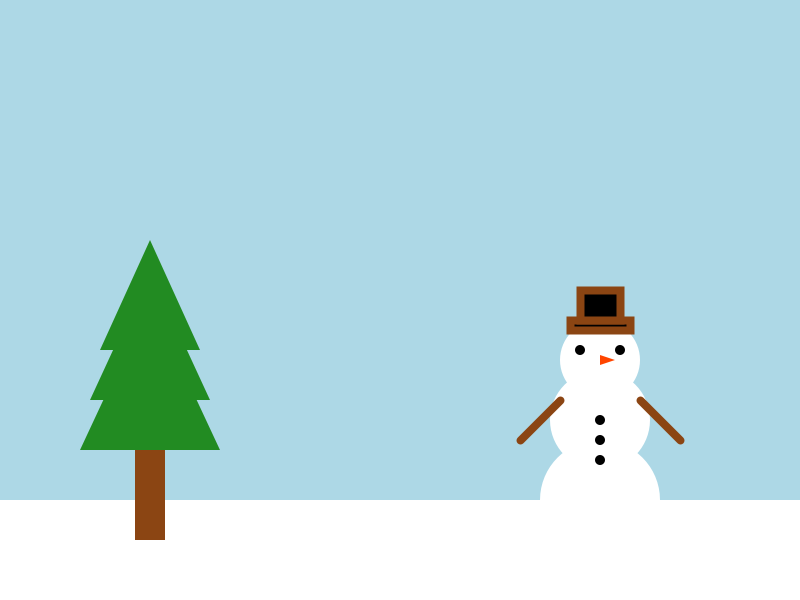
Frame 1 (no input)
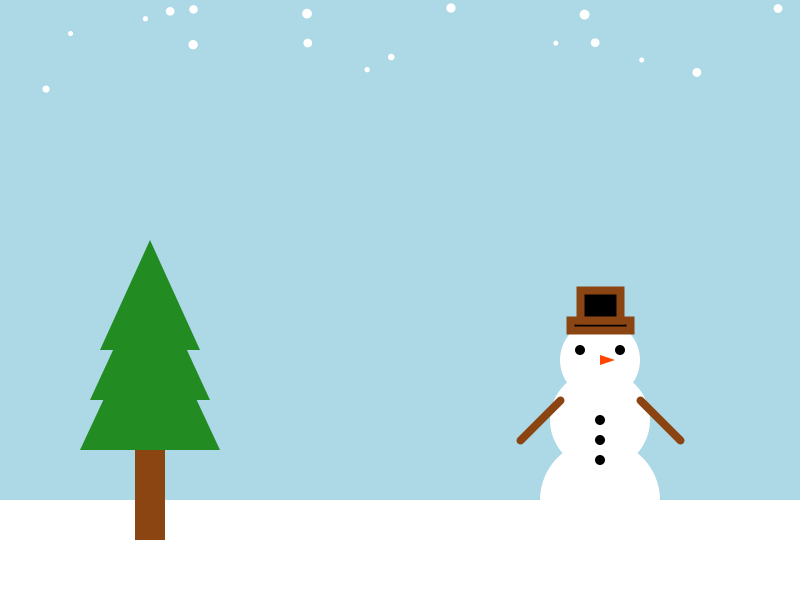
Frame 60 (the mouse pressed at the canvas centre just before this capture)
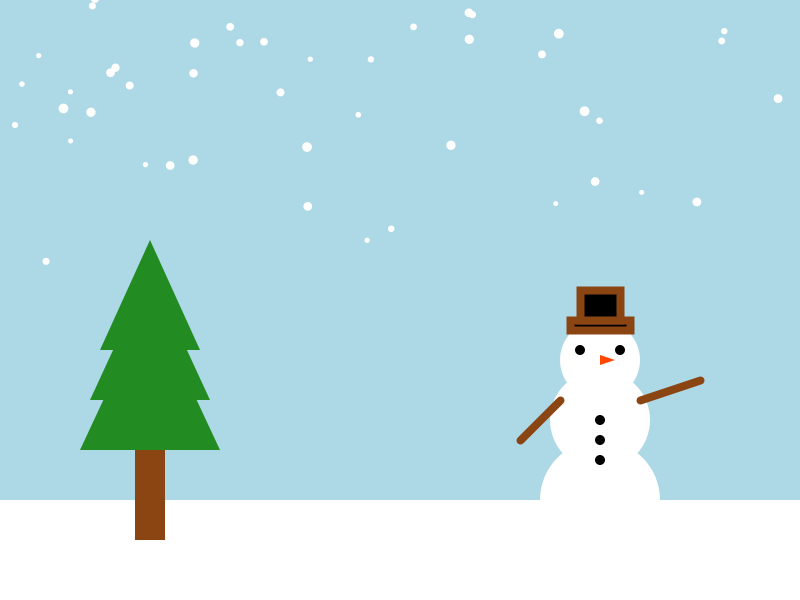
Frame 120 (the mouse held since frame 60 and released just before this capture)

The Processing sketch that drew these frames (run headless with seeded random() and noise(); from frame 60 on, the mouse is pressed at the canvas centre):

// Processing sketch: Erica_Chiew
// ── Erica_Chiew.pde
int numSnowflakes = 100;
Snowflake[] snowflakes = new Snowflake[numSnowflakes];
float treeX = 150;
float treeY = 450; // Tree trunk's starting position
float snowmanX = 600;
float snowmanY = 500;
float windDirection = 0; // Wind direction, 0 for no wind, negative for left, positive for right
boolean isWaving = false;
boolean isWinter = true; // Boolean to switch between winter and summer scenes

// Ice cream truck variables
float iceCreamTruckX = -200; // Starting position of the ice cream truck (off-screen)
float iceCreamTruckSpeed = 3; // Speed at which the ice cream truck moves
boolean isTruckMoving = true; // Flag to control if the truck is moving
float sunX = 700; // X position of the sun
float sunY = 100; // Y position of the sun
float sunSize = 80; // Size of the sun
boolean kidAppeared = false; // Flag to check if the kid is visible
float kidX = -200; // Position of the kid (off-screen initially)
float kidY = 400; // Y position of the kid (same as the ice cream truck's Y)

void setup() {
  size(800, 600);
  
  // Initialize snowflakes for winter scene
  for (int i = 0; i < numSnowflakes; i++) {
    snowflakes[i] = new Snowflake();
  }
}

void draw() {
  if (isWinter) {
    drawWinterScene(); // Draw the winter scene with snowflakes and snowman
  } else {
    drawSummerScene(); // Draw the summer scene with the ice cream truck
  }
}

void drawWinterScene() {
  background(173, 216, 230); // Light blue background (winter)
  
  // Update wind direction based on mouse movement
  windDirection = (mouseX - width / 2) / float(width / 2); // Range from -1 (left) to 1 (right)

  // Draw ground (snow)
  fill(255); // White ground (snow)
  noStroke();
  rect(0, height - 100, width, 100); // Ground

  // Draw snowflakes
  for (Snowflake s : snowflakes) {
    s.update();
    s.display();
  }

  // Draw Tree
  drawTree(treeX, treeY);

  // Draw Snowman
  drawSnowman(snowmanX, snowmanY);

  // Check if mouse is pressed to make the snowman wave
  if (mousePressed) {
    isWaving = true;
  } else {
    isWaving = false;
  }
}

void drawSummerScene() {
  background(135, 206, 250); // Sky blue background (summer)
  
  // Draw grass at the bottom
  fill(34, 139, 34); // Green grass
  noStroke();
  rect(0, height - 100, width, 100); // Grass
  
  // Draw the sun and its rays
  drawSun(sunX, sunY, sunSize);

  // Stop the ice cream truck and draw it
  if (isTruckMoving) {
    iceCreamTruckX += iceCreamTruckSpeed;
    if (iceCreamTruckX > width) {
      iceCreamTruckX = -200;
    }
  }
  drawIceCreamTruck(iceCreamTruckX, height - 150);
  
  // Draw the kid if the truck has stopped
  if (kidAppeared) {
    kidY = height - 100; // Position the kid standing on the ground
    drawKid(kidX, kidY); // Kid appears next to the truck
  }
}

void drawTree(float x, float y) {
  // Tree trunk (connected properly)
  fill(139, 69, 19); // Brown color for the trunk
  rect(x - 15, y, 30, 90); // Tree trunk touches the ground
  
  // Tree leaves (triangle layers) with correct alignment
  fill(34, 139, 34); // Green for leaves
  triangle(x - 70, y - 0, x + 70, y - 0, x, y - 150); // Bottom layer
  triangle(x - 60, y - 50, x + 60, y - 50, x, y - 180);  // Middle layer
  triangle(x - 50, y - 100, x + 50, y - 100, x, y - 210);  // Top layer
}

void drawSnowman(float x, float y) {
  // Body
  fill(255); // Snowman is white
  ellipse(x, y, 120, 120); // Bottom body
  ellipse(x, y - 80, 100, 100); // Middle body
  ellipse(x, y - 140, 80, 80); // Head
  
  // Eyes
  fill(0); // Black eyes
  ellipse(x - 20, y - 150, 10, 10);
  ellipse(x + 20, y - 150, 10, 10);
  
  // Buttons
  ellipse(x, y - 80, 10, 10);
  ellipse(x, y - 60, 10, 10);
  ellipse(x, y - 40, 10, 10);
  
  // Nose (Carrot)
  fill(255, 69, 0); // Carrot orange color
  triangle(x, y - 145, x + 15, y - 140, x, y - 135);
  
  // Arms
  stroke(139, 69, 19); // Brown color for arms
  strokeWeight(8);
  
  if (isWaving) {
    line(x + 40, y - 100, x + 100, y - 120); // Right arm waving
  } else {
    line(x + 40, y - 100, x + 80, y - 60); // Right arm normal
  }
  
  line(x - 40, y - 100, x - 80, y - 60); // Left arm
  
  // Hat
  fill(0); // Black hat
  rect(x - 30, y - 180, 60, 10); // Brim part 
  rect(x - 20, y - 210, 40, 30); // Top part 
}

// Snowflake class
class Snowflake {
  float x, y, speed, size, windSpeed;
  
  Snowflake() {
    x = random(width);
    y = random(-500, -50);
    speed = random(1, 3);
    size = random(5, 10);
    windSpeed = random(0.1, 0.5); // Random wind resistance
  }
  
  void update() {
    // Update snowflake's vertical and horizontal movement
    y += speed;
    x += windDirection * windSpeed; // Move the snowflake based on wind direction
    
    // Reset snowflake position if it goes below the ground
    if (y > height) {
      y = random(-500, -50);
      x = random(width);
    }
    
    // Keep the snowflake within the screen bounds horizontally
    if (x < 0) {
      x = width;
    } else if (x > width) {
      x = 0;
    }
  }
  
  void display() {
    noStroke();
    fill(255);
    ellipse(x, y, size, size);
  }
}

void drawSun(float x, float y, float size) {
  // Sun
  fill(255, 223, 0); // Yellow color for the sun
  noStroke();
  ellipse(x, y, size, size);
  
  // Sun rays
  stroke(255, 223, 0); // Yellow rays
  strokeWeight(4);
  for (int i = 0; i < 12; i++) {
    float angle = TWO_PI / 12 * i;
    float rayX = x + cos(angle) * (size / 2 + 20);
    float rayY = y + sin(angle) * (size / 2 + 20);
    line(x, y, rayX, rayY);
  }
}

void moveIceCreamTruck() {
  // Move ice cream truck from left to right
  iceCreamTruckX += iceCreamTruckSpeed;
  
  // Reset position when it goes off the screen
  if (iceCreamTruckX > width) {
    iceCreamTruckX = -200;
  }
}

void drawIceCreamTruck(float x, float y) {
  // Truck body
  fill(250, 0, 0); // Red color for the truck body
  noStroke();
  rect(x, y, 200, -100);
  rect(x, y, 200, 60);
  rect(x + 200, y - 20, 30, 80);
  
  // Truck windows
  fill(211, 211, 211); // Light gray for windows
  rect(x + 20, y - 60, 100, 80); // Left window
  rect(x + 140, y - 60, 40, 40); // Right window
  
  // Ice cream truck roof
  fill(255); // White roof
  rect(x + 60, y - 120, 80, 20);
  
  // Wheels
  fill(0); // Black wheels
  ellipse(x + 30, y + 60, 40, 40); // Left wheel
  ellipse(x + 170, y + 60, 40, 40); // Right wheel
  
  // Ice cream sign on the side
  fill(255, 165, 0); // Orange color for the ice cream
  triangle(x + 70, y - 110, x + 120, y - 110, x + 95, y - 170); // Ice cream cone
  fill(255, 105, 180); // Pink for ice cream scoop
  ellipse(x + 95, y - 110, 45, 45); // Scoop of ice cream
}

void drawKid(float x, float y) {
  // Kid's body
  fill(255, 228, 196); // Skin color
  ellipse(x, y - 80, 40, 40); // Head
  
  // Kid's legs
  fill(0, 0, 255); // Blue jeans
  rect(x - 15, y - 20, 10, 40); // Left leg
  rect(x + 5, y - 20, 10, 40); // Right leg
  
  // Kid's body
  fill(255, 0, 0); // Red t-shirt
  rect(x - 15, y - 60, 30, 40); // Body
  
  // Kid's arms
  fill(255, 228, 196); // Skin color
  rect(x - 25, y - 60, 10, 30); // Left arm
  rect(x + 15, y - 60, 10, 30); // Right arm
  
  // Ice cream cone
  fill(255, 165, 0); // Ice cream cone
  triangle(x + 20, y - 80, x + 50, y - 80, x + 35, y - 40); // Cone part
  fill(255, 105, 180); // Pink ice cream
  ellipse(x + 35, y - 85, 30, 30); // Ice cream scoop
}

void keyPressed() {
  // Toggle between winter and summer scenes when spacebar is pressed
  if (key == ' ') {
    isWinter = !isWinter;
    if (!isWinter) {
      // Stop the truck and place the kid when switching to summer
      iceCreamTruckX = 300; // Stop the truck at a specific position
      kidAppeared = false; // Reset kid appearance status
    }
  }
}

void mousePressed() {
  // When mouse is pressed in summer scene, show the kid with ice cream cone
  if (!isWinter && !kidAppeared) {
    isTruckMoving = false;
    kidAppeared = true;
    kidX = iceCreamTruckX + 300; // Position the kid next to the truck
  }
}
